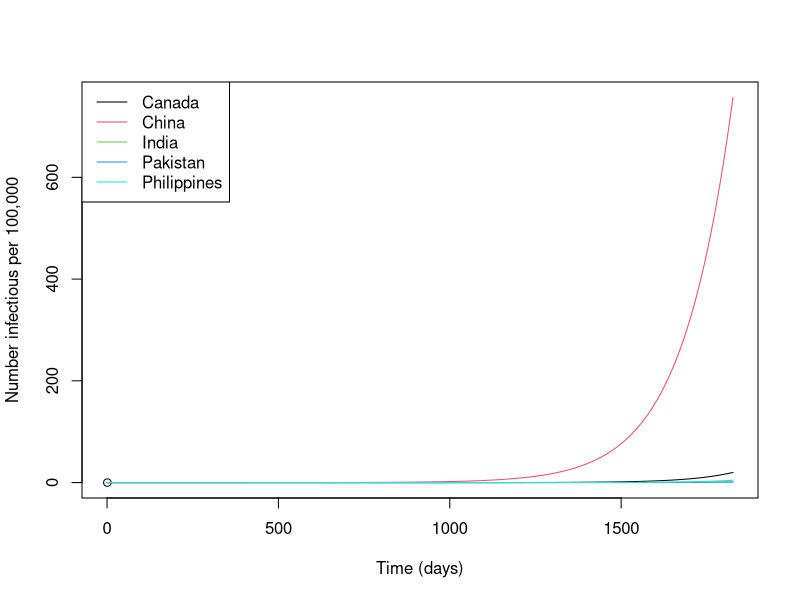

Generate this figure with R:
# SLIRS_metapop
#
# R script that runs integration of the sample p-SLIRS metapopulation
# model in the paper by Arino (2017).
#
# Julien Arino
# February 2017

# Note that without further adaptation, the results provided by this
# script can be expected to be completely unrealistic, the intent is only 
# to provide a workable canvas.


# Load required library. 
# You may need to install this library using install.packages("deSolve").
library(deSolve)


# The vector field
SLIRS_metapop_rhs <- function (t, x, p) {
  # We don't use with(as.list(x)) because we need to name the vectors anyway
  S = x[p$idx_S]
  L = x[p$idx_L]
  I = x[p$idx_I]
  R = x[p$idx_R]
  # We need N as well for the incidence function
  N = S+L+I+R
  # For simplicity, we pre-fill the vector of incidence functions.
  Phi = p$beta*S*I/(N^p$eta)
  # Now we set the values of the derivatives. 
  dS = p$b+p$nu*R-p$d*S-Phi+p$MS%*%S
  dL = Phi-(p$epsilon+p$d)*L+p$ML%*%L
  dI = p$epsilon*L-(p$gamma+p$d)*I+p$MI%*%I
  dR = p$gamma*I-(p$nu+p$d)*R+p$MR%*%R
  dx = list(c(dS, dL, dI, dR))
  return(dx)
}

# Function for computing R0 given we know the 21 entry in V inverse
R0_fct = function(p) {
  Sstar = solve(diag(p$d)-p$MS) %*% p$b
  # Case of mass action incidence
  #F12 = diag(as.vector(p$beta*Sstar))
  # Case of proportional incidence
  F12 = diag(as.vector(p$beta*(Sstar^(1-p$eta))))
  Vinv21 = solve(diag(p$epsilon+p$d)-p$ML) %*% 
    diag(p$epsilon) %*% solve(diag(p$gamma+p$d)-p$MI)
  FVinv = F12 %*% Vinv21
  ev = eigen(FVinv)
  Rzero = max(abs(ev$values))
  return(Rzero)
}

# The following data originates from Bluedot.global and shows the average
# daily number of air passengers flying between each of the countries
# listed below. Average computed over one (unspecified) month.
# pop contains the population of the countries.
pop = c(34.017,1348.932,1224.614,173.593,93.261)*1e6
countries = c("Canada","China","India","Pakistan","Philippines")
T = matrix(data = c(0,1268,900,489,200,
                    1274,0,678,859,150,
                    985,703,0,148,58,
                    515,893,144,0,9,
                    209,174,90,2,0),
           nrow =5, ncol = 5, byrow = TRUE)

# We use a list to store parameters.
p = list()

# In order to compute the movement rates, we use the approximation
# explained in Arino & Portet, JMB 2015.
p$M = mat.or.vec(nr = dim(T)[1], nc = dim(T)[2])
for (from in 1:5) {
  for (to in 1:5) {
    p$M[to,from] = -log(1-T[from,to]/pop[from])
  }
  p$M[from,from] = 0
}
p$MS = p$M-diag(colSums(p$M))
# Assume movement is equal for all compartments.
p$ML = p$MS
p$MI = p$MS
p$MR = p$MS
# Number of patches. (MS should be square.)
p$P = dim(p$MS)[1]

# Set other parameters. Values are chosen mostly arbitrarily.
p$beta = rep(0.1,p$P)
p$nu = rep(0.1,p$P)
p$epsilon = rep(0.01,p$P)
p$d = rep(1/(70*365.25),p$P) # Could be taken based on World Bank data to be more accurate
p$gamma = rep(0.05,p$P)
p$eta = rep(1,p$P)
# We use the numerical trick explained in Arino & Portet, JMB 2015, in
# order to work with a constant total population. Note that this can lead
# to negative birth rates and should only be used if one intends to start
# with an initial condition with the total population equal to its
# equilibrium value.
p$b = (diag(p$d)-p$MS) %*% pop

# Save index of state variable types in state variables vector (we have to use 
# a vector and thus, for instance, the name "S" needs to be defined)
p$idx_S = 1:p$P
p$idx_L = (p$P+1):(2*p$P)
p$idx_I = (2*p$P+1):(3*p$P)
p$idx_R = (3*p$P+1):(4*p$P)
# Set initial conditions. For example, we start with 2 infectious
# individuals in Canada.
L0 = mat.or.vec(p$P,1)
I0 = mat.or.vec(p$P,1)
I0[1] = 2
R0 = mat.or.vec(p$P,1)
S0 = pop-(L0+I0+R0)
# Vector of initial conditions to be passed to ODE solver.
IC = c(S = S0, L = L0, I = I0, R = R0)
# Time span of the simulation (5 years here).
tspan = seq(from = 0, to = 5*365.25, by = 0.1)

# Call of the ODE solver.
sol <- ode(y = IC, times = tspan, func = SLIRS_metapop_rhs, parms = p)

# Put solution in an easier to use form.
times = sol[,"time"]
S = sol[,p$idx_S]
L = sol[,p$idx_L]
I = sol[,p$idx_I]
R = sol[,p$idx_R]
N = S+L+I+R

# A sample (and simple) plot: number infected per 100,000 inhabitants.
xlim = range(times)
ylim = c(0,max(I/N*1e5))
plot(0,
     xlim = xlim, ylim = ylim,
     xlab = "Time (days)", ylab = "Number infectious per 100,000")
for (i in 1:p$P) {
  lines(times,I[,i]/N[,i]*1e5, col = i)
}
legend("topleft",legend = countries,col = 1:p$P, lty = 1)

# Finally, compute the value of R0
R0_fct(p)
